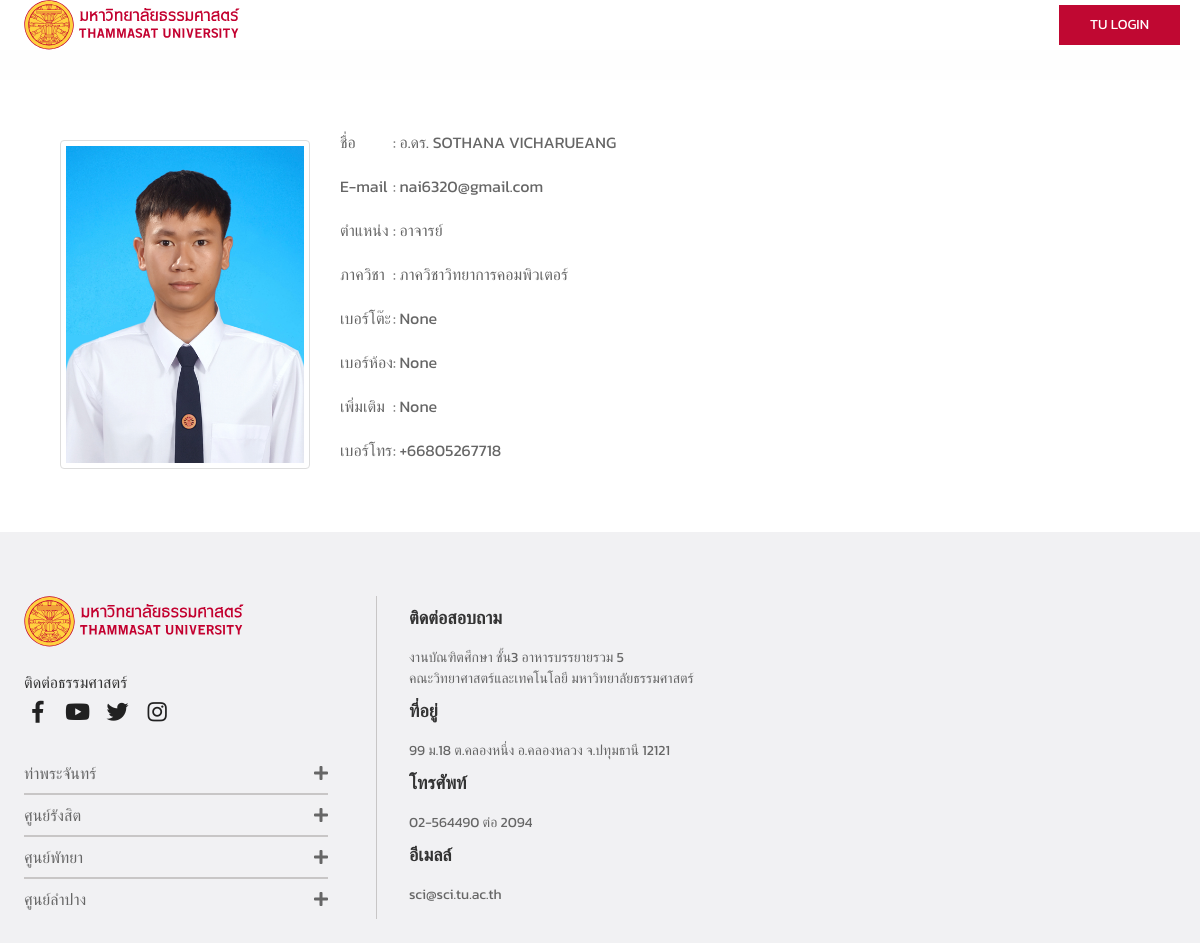
Screenshot of /page/3/ with the database file from the repository.
### FindApp/models.py (models this page shows, shortened)
class Profiles(models.Model):
    account     = models.ForeignKey(User,on_delete=models.SET_NULL,null=True)
    role        = models.IntegerField()
    prefix_name = models.CharField(max_length=50,null=True)
    name        = models.CharField(max_length=50,null=True)
    mid_name    = models.CharField(max_length=50,null=True,blank=True)
    last_name   = models.CharField(max_length=50,null=True)
    image       = models.ImageField(upload_to='image/',null=True,blank=True)
    email       = models.EmailField(max_length=100,null=True)
    table_no    = models.CharField(max_length=50,null=True,blank=True)
    room_no     = models.CharField(max_length=50,null=True,blank=True)
    position    = models.ForeignKey(Position,on_delete=models.SET_NULL,null=True)
    department  = models.ForeignKey(Department,on_delete=models.SET_NULL,null=True)
    phone_regex = RegexValidator(regex=r'^\+?1?\d{9,13}$', message="Phone number must be entered in the format: '0x00000000 or 0200000000'. ")
    phone       = models.CharField(validators=[phone_regex], max_length=17, blank=True)
    memo        = models.CharField(max_length=99,null=True,blank=True)

class Position(models.Model):
    title       = models.CharField(max_length=50,null=True,blank=True)
    subdivision = models.ForeignKey(SubDivision,on_delete=models.SET_NULL,null=True)

class Department(models.Model):
    name = models.CharField(max_length=50,null=True)

### FindApp/views.py (the view)
# urls.py: path('page/<int:pk>/',page,name='page'),
def page(request,pk):
    profile     = Profiles.objects.all().filter(pk=pk).values('pk', 'prefix_name','name','mid_name','last_name','image','email','table_no','position','room_no','department','memo','phone')[0]
    print(profile)
    position    = Position.objects.all().filter(pk=profile['position']).values('title')[0]
    department  = Department.objects.all().filter(id=profile['department']).values('name')[0]
    context     = {'profile' : profile ,'position' : position ,'department' : department}
    return render(request,'page.html',context)

### FindApp/templates/page.html (shortened to what this page needs)
{% extends "base.html" %}
{% block content %}
        <div class="detailinfo">
                <div class="pic">
                        <a href="/media/{{ profile.image }}/"><img src="/media/{{ profile.image }}/" ></a>
                </div>
                <div class="detailinfo">
                        <div>
                            <p>ชื่อ​ </p>
                            <p>E-mail</p>
                            <p>ตำแหน่ง</p>
                            <p>ภาควิชา</p>
                            <p>เบอร์โต๊ะ</p>
                            <p>เบอร์ห้อง</p>
                            <p>เพิ่มเติม</p>
                            <p>เบอร์โทร</p>
                        </div>
                        <div>
                            <p> : {{profile.prefix_name}} {{profile.name}} {{profile.last_name }}</p>
                            <p> : {{profile.email}}</p>
                            <p> : {{position.title}} </p>
                            <p> : {{department.name}}</p>
                            <p> : {{profile.table_no}}</p>
                            <p> : {{profile.room_no}}</p>
                            <p> : {{profile.memo}}</p>
                            <p> : {{profile.phone}}</p>
                        </div>
                </div>
        </div>
{% endblock %}

### static/css/custom.css (style rules this page uses)
*:not(i) { font-family: 'Kanit', 'sans-serif' !important; }
.pic img { margin: 20px; width:250px; border: 1px solid #ddd; border-radius: 4px; padding: 5px; }
.detailinfo { display: flex; padding: 10px; }

### rows the page displays
Profiles: image (picture), prefix_name "อ.ดร.", name "SOTHANA", last_name "VICHARUEANG", email "nai6320@gmail.com", table_no "None", room_no "None", memo "None", phone "+66805267718"
Position: title "อาจารย์"
Department: name "ภาควิชาวิทยาการคอมพิวเตอร์"
